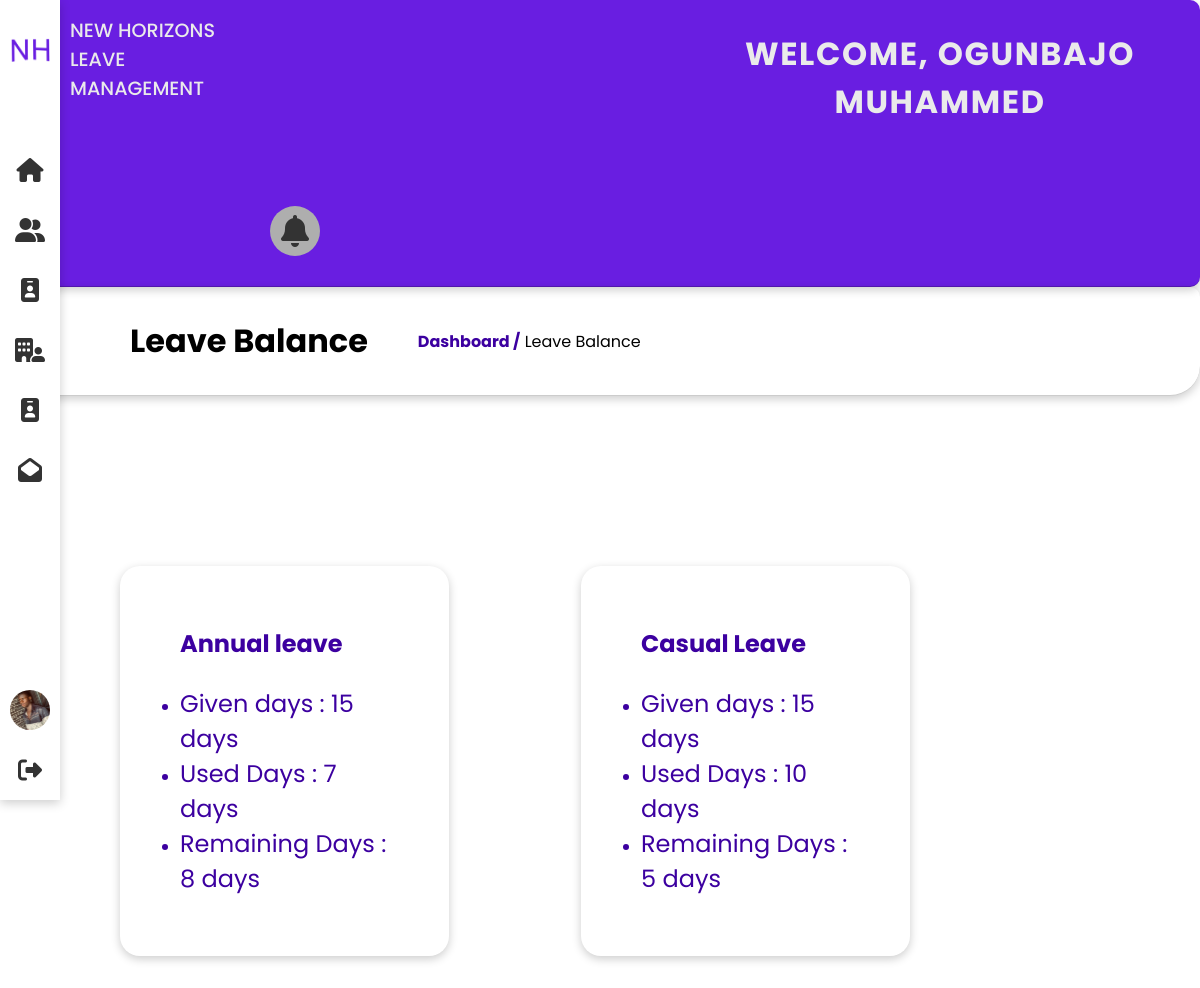
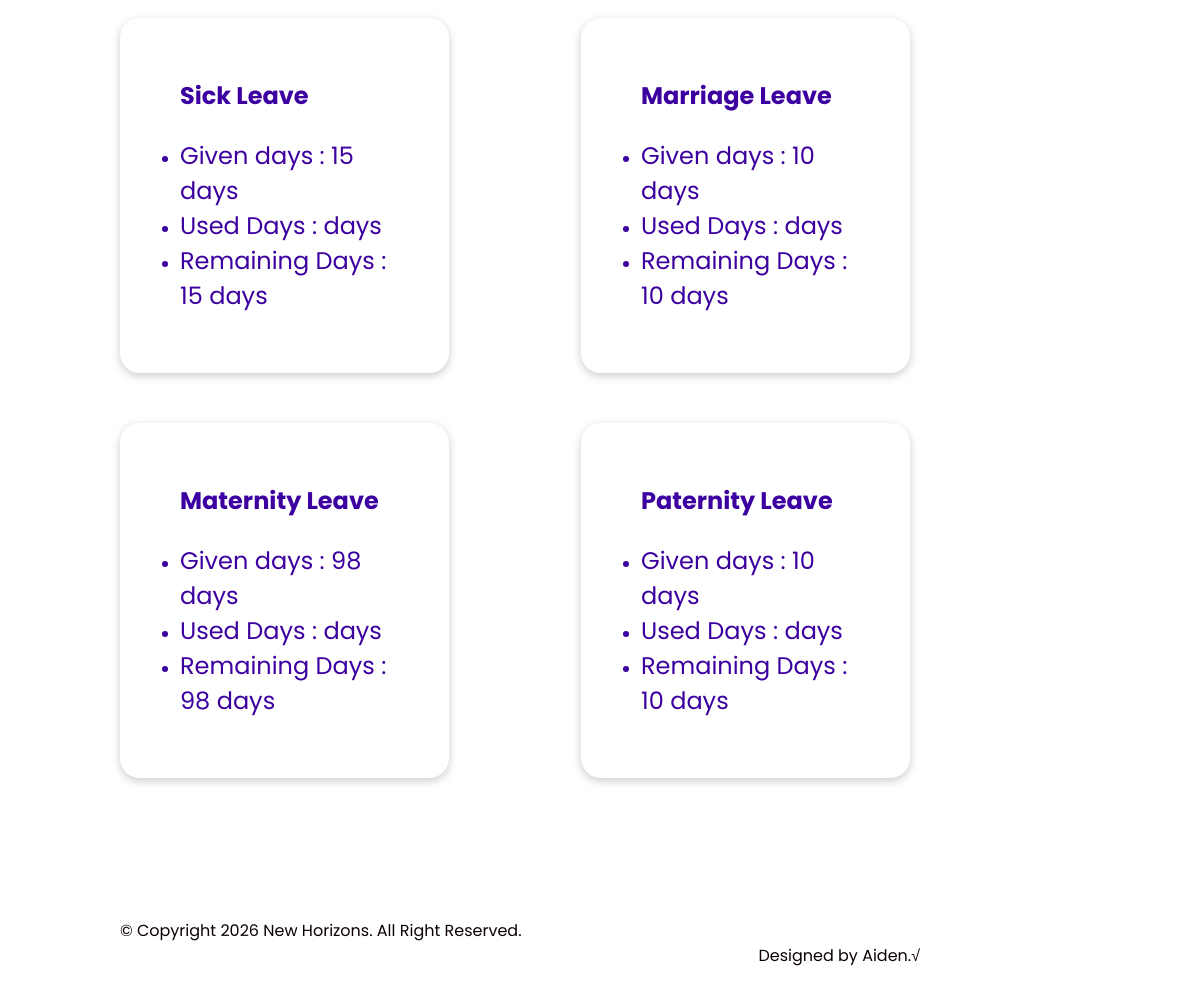
/leave_balance.php (signed in), run on the app's committed database (2 pictures, top to bottom).
### tables this page shows
CREATE TABLE IF NOT EXISTS `leave_type` (
  `id` int NOT NULL AUTO_INCREMENT,
  `name` varchar(250) NOT NULL,
  `days` varchar(250) NOT NULL,
  PRIMARY KEY (`id`)
);

### leave_balance.php (the view, shortened to what this page needs)
<!DOCTYPE html>
<html lang="en">
<head>
    <?php
        include('head.php');
    ?>
</head>
<body>
    <div class="container">
        <?php include ('menu.php'); ?>
        <div class="topbar grid cols-1 lg-cols-2 lg-cols-3">
        <?php
            include('logo_text.php');
        ?>
        </div>
        <div class="focus">
            <h1> Leave Balance </h1> <span> <a class="link" href="e_dashboard.php">Dashboard /</a> Leave Balance</span>
        </div>
        <section class="container-fluid" id="site-main">
            <div align="center">
                <br><br>
            </div>
            <div class="content grid cols-1 lg-cols-2 lg-cols-3">
                <?php
                    $runquery = " select * from leave_type ";
                    $result = mysqli_query($dbconnection,$runquery);
                    if (!$result)
                    {
                        die('Could Not Get Record');
                    }
                    else
                    {
                        while ( $row = mysqli_fetch_assoc($result) )
                        {
                            $name = $row['name'];
                            $days = $row['days'];
                            $id = $row['id'];
                ?>
                <div class="con_l">
                    <h2><?php echo "$name"; ?></h2>
                    <br>
                    <ol class="ol">
                        <li><span class="font2">Given days : <?php echo "$days"." ". "days"; ?> </span></li>
                    <?php
                        $eid = $_SESSION['USER_ID'];
                        $runquery2 = " select sum(off_days) as total_days from `leave` where leave_id = '$id' and employee_id = '$eid' and status = '2' ";
                        $result2 = mysqli_query($dbconnection,$runquery2);
                        $count = mysqli_num_fields($result2);
                        while ( $row2 = mysqli_fetch_assoc($result2) )
                        {
                            if($count>0){
                                $tdays = $row2['total_days'];
                                $remdays = $days - $tdays;
                            }
                        }
                    ?>
                        <li><span class="font2">Used Days : <?php echo "$tdays"." ". "days"; ?> </span></li>
                        <li><span class="font2">Remaining Days : <?php echo "$remdays"." ". "days"; ?> </span></li>
                    </ol>
                </div>
                <?php
                    }
                }
                ?>
            </div>
        </section>
    </div>
    <div class="foot">
        <?php include('footer.php') ?>
    </div>
</body>
</html>

### css/style.css (style rules this page uses)
:root { --text-dark: #000; --text-light: aliceblue; --bg-blue: rgb(249,243,255); --bg-red: rgb(254,247,252); --bg-yellow: rgb(255,255,246); --bg-prple: rgb(246,255,255); --box-shadow: 0px 3px 10px rgba(0, 0, 0, 0.2); --font-poppins: 'Poppins','san-serif'; --bg-gradient: linear-gradient(to right, #ff512f, #dd2476); --bg-gradient-indigo: linear-gradient(to right, #8e2de2, #4a00e0); --bg-gradient-peach: linear-gradient(to right, #fff7f3, #fff7f3); --bg-cover:url('./assets/cryptobc.jpg'); }
* { margin: 0; padding: 0; box-sizing: border-box ; font-family: var(--font-poppins); }
* > * { box-sizing: border-box; padding: 0; margin: 0; }
a { text-decoration: none; }
a { text-decoration: none; color: #3c00a0; }
.container { width: 100%; }
.container-fluid { width: 95%; }
.link { color:#3c00a0; font-weight: bold; }
.grid { display: grid; }
.cols-1 { grid-template-columns: repeat(1, minmax(0, 1fr)); }
@media (min-width:640px) { #site-main { margin-left: 100px; } }
@media (min-width:1024px) { .lg-cols-2 { grid-template-columns: repeat(2, minmax(0, 1fr)); } }
.topbar { border-radius: 10px; border-bottom: 1px solid rgba(0, 0, 0, 0.2); box-shadow: 0px 3px 10px rgba(0, 0, 0, 0.2); grid-gap: 20px; background-color: #691ee1; color: #eaeaea; }
.focus { padding: 30px; margin-left: 0px; display: flex; align-items: center; gap: 50px; border-radius: 10px; border-bottom-right-radius: 30px; border-bottom: 1px solid rgba(0, 0, 0, 0.2); box-shadow: 0px 3px 10px rgba(0, 0, 0, 0.2); }
.focus h1 { margin-left: 100px; }
#site-main { margin-left: 0px; }
#site-main .content { margin: 100px; padding: 20px; width: 80%; grid-gap: 50px; }
#site-main .content .con_l { width: 80%; height: fit-content; box-shadow: 0px 3px 10px rgba(0, 0, 0, 0.2); border-radius: 20px; padding: 60px; color: #3c00a0; }
#site-main .font2 { font-size: 2em; }
.foot { margin-left: 100px; padding: 20px; width: 70%; grid-gap: 30px; color: #0c0000; position: absolute; z-index: -1; }

### css/login.css (style rules this page uses)
* { margin: 0; padding: 0; box-sizing: border-box; font-family: 'Poppins', sans-serif; }
a { text-decoration: none; }

### leave_balance.php (style rules this page uses)
#site-main .font2 { font-size: 1.5em; }
.ol { list-style: disc; }

### data on the page
leave_type: name "Annual leave", days "15", tdays "7", remdays "8"
leave_type: name "Casual Leave", days "15", tdays "10", remdays "5"
leave_type: name "Sick Leave", days "15"
leave_type: name "Marriage Leave", days "10"
leave_type: name "Maternity Leave", days "98"
leave_type: name "Paternity Leave", days "10"

### other printed values
$_SESSION['USERNAME'] "OGUNBAJO MUHAMMED"
